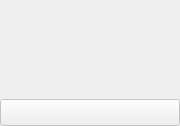
<?xml version="1.0" encoding="UTF-8"?>
<ui version="4.0">
 <class>VideoChannelBlock</class>
 <widget class="QWidget" name="VideoChannelBlock">
  <property name="geometry">
   <rect>
    <x>0</x>
    <y>0</y>
    <width>180</width>
    <height>126</height>
   </rect>
  </property>
  <property name="sizePolicy">
   <sizepolicy hsizetype="Fixed" vsizetype="Fixed">
    <horstretch>0</horstretch>
    <verstretch>0</verstretch>
   </sizepolicy>
  </property>
  <property name="minimumSize">
   <size>
    <width>180</width>
    <height>126</height>
   </size>
  </property>
  <property name="maximumSize">
   <size>
    <width>180</width>
    <height>126</height>
   </size>
  </property>
  <property name="windowTitle">
   <string>VideoChannelBlock</string>
  </property>
  <layout class="QVBoxLayout" name="verticalLayout">
   <property name="spacing">
    <number>0</number>
   </property>
   <property name="leftMargin">
    <number>0</number>
   </property>
   <property name="topMargin">
    <number>0</number>
   </property>
   <property name="rightMargin">
    <number>0</number>
   </property>
   <property name="bottomMargin">
    <number>0</number>
   </property>
   <item>
    <widget class="MyBlockWidget" name="cover_widget" native="true">
     <property name="sizePolicy">
      <sizepolicy hsizetype="Fixed" vsizetype="Fixed">
       <horstretch>0</horstretch>
       <verstretch>0</verstretch>
      </sizepolicy>
     </property>
     <property name="minimumSize">
      <size>
       <width>180</width>
       <height>100</height>
      </size>
     </property>
     <property name="maximumSize">
      <size>
       <width>180</width>
       <height>100</height>
      </size>
     </property>
    </widget>
   </item>
   <item>
    <widget class="QToolButton" name="desc_toolButton">
     <property name="enabled">
      <bool>false</bool>
     </property>
     <property name="sizePolicy">
      <sizepolicy hsizetype="Expanding" vsizetype="Fixed">
       <horstretch>0</horstretch>
       <verstretch>0</verstretch>
      </sizepolicy>
     </property>
     <property name="text">
      <string/>
     </property>
     <property name="iconSize">
      <size>
       <width>20</width>
       <height>20</height>
      </size>
     </property>
    </widget>
   </item>
  </layout>
 </widget>
 <customwidgets>
  <customwidget>
   <class>MyBlockWidget</class>
   <extends>QWidget</extends>
   <header>MyBlockWidget.h</header>
   <container>1</container>
  </customwidget>
 </customwidgets>
 <resources/>
 <connections/>
</ui>
